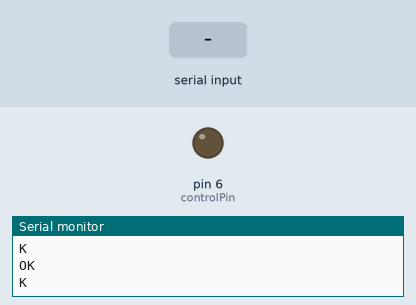
Bench run of a sketch on a simulated Arduino Uno, built with avr-gcc and run on an emulated ATmega328P. Parts: output pins drawn as LEDs (lit = HIGH), the last lines printed to the serial monitor. Inputs (shaded band) come from the test bench. The modem accepts every AT command (registered, SIM ready, sends succeed) and sends nothing else.

Above: at 3.7 s.
3.8 s: "m" received over the second serial link
At 4.8 s:
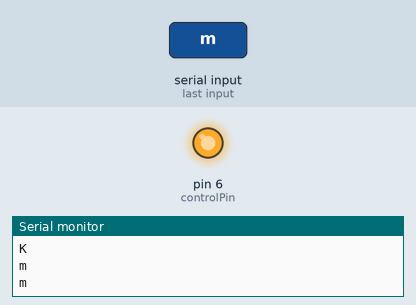
5.5 s: "n" received over the second serial link
At 6.0 s:
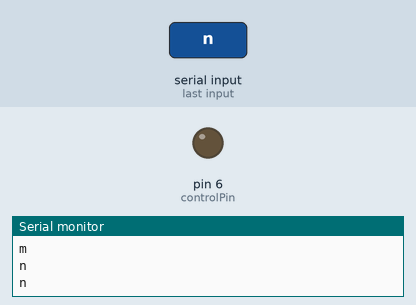
Timing chart, 0 to 8.5 s (numbered marks = the images above; inputs shaded):
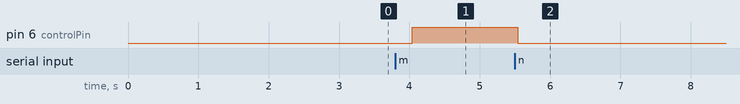

Measured:
- after the input at 3.8 s, pin 6 (controlPin): LOW → HIGH after 0.24 s
- after the input at 5.5 s, pin 6 (controlPin): HIGH → LOW at once

The sketch:

solar.ino
```cpp
#include "SoftwareSerial.h"
SoftwareSerial mySerial(9, 10);
String cmd = "";
const int controlPin = 6;

void setup() {
  pinMode(controlPin, OUTPUT);
  mySerial.begin(9600);
  Serial.begin(9600);
  Serial.println("Initializing...");
  delay(1000);
  mySerial.println("AT");
  updateSerial();
  mySerial.println("AT+CMGF=1");
  updateSerial();
  mySerial.println("AT+CNMI=1,2,0,0,0");
  updateSerial();
}

void loop() {
  updateSerial();
}

void updateSerial() {

  cmd = "";
  while (mySerial.available()) {
    cmd += (char)mySerial.read();
    if (cmd != "") {
      cmd.trim();
    }
  }
  Serial.print(cmd);
  Serial.println("");
  if (cmd != "") {
    char message = cmd.charAt(cmd.length() - 1);
    Serial.println(message);
    if (message == 'm') {
      digitalWrite(controlPin, HIGH);
    } else if (message == 'n') {
      digitalWrite(controlPin, LOW);
    }
  }
  delay(500);
}
```
